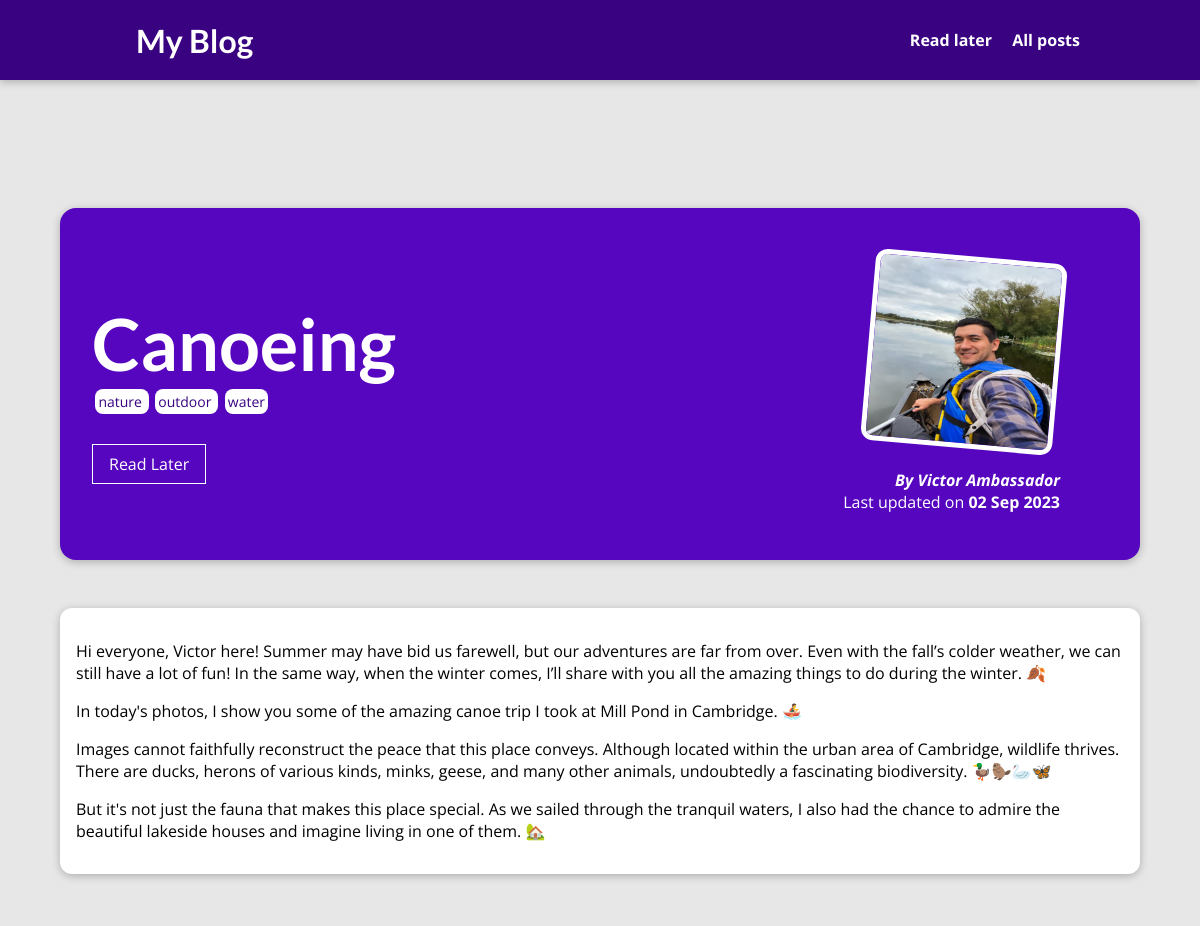
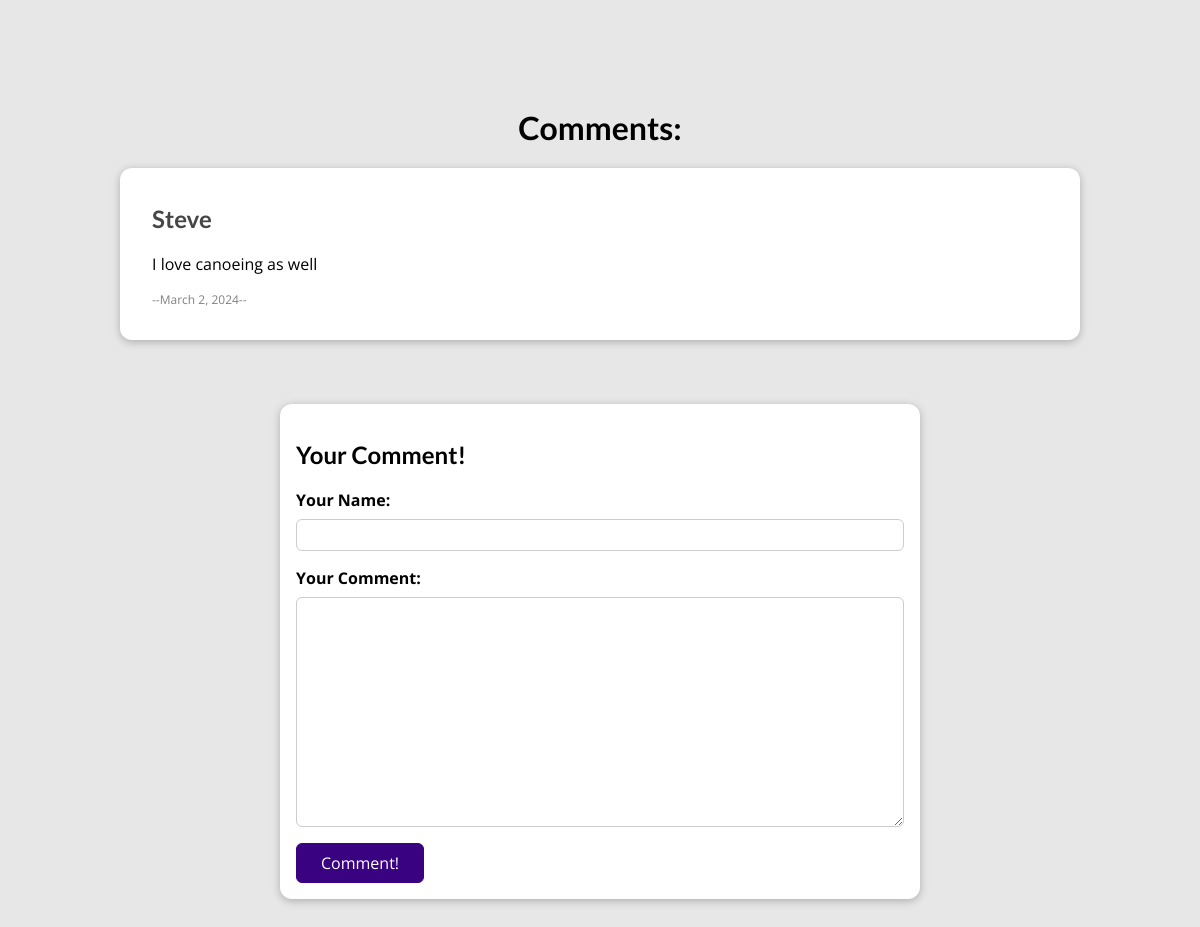
Page /posts/canoeing on the committed database (2 pictures, top to bottom).
### blog/models.py (models this page shows, shortened)
class Post(models.Model):
    author = models.ForeignKey(Author,on_delete=models.SET_NULL, null=True, related_name="posts")
    title = models.CharField(max_length=50)
    date = models.DateTimeField()
    image = models.ImageField(upload_to="images", height_field=None, width_field=None, max_length=100)
    excerpt = models.CharField(max_length=150)
    tag = models.ManyToManyField(Tag, blank=True, db_index=True)
    content = models.TextField()
    slug = models.SlugField(unique=True, db_index=True)

class Tag(models.Model):
    name = models.SlugField(max_length=50)

class Author(models.Model):
    first_name = models.CharField(max_length=20)
    last_name = models.CharField(max_length=20)
    email = models.EmailField(max_length=50)
    adress = models.CharField(max_length=50)
    def full_name(self):
        return f"{self.first_name} {self.last_name} "
    def __str__(self):
        return self.full_name()

class Commentary(models.Model):
    author = models.CharField(max_length=20)
    date = models.DateField(auto_now_add=True)
    content = models.TextField(max_length=150)
    post = models.ForeignKey(Post, on_delete=models.SET_NULL, null=True, related_name= "comments" )

### blog/views.py (the view, shortened to what this page needs)
# urls.py: path("posts/<slug>", views.BlogPostView.as_view(), name = 'blog-post'),
class BlogPostView(View):
    def is_stored_post(self, request, post_id):
        stored_posts = request.session.get("stored_posts")
        if stored_posts is not None:
            is_saved_for_later =  post_id in stored_posts
        else:
            is_saved_for_later = False
        return is_saved_for_later
    def get(self, request, slug):
        identified_post = Post.objects.get(slug = slug) #if you want the 404 error: "get_object_or_404(Post,slug=slug)" need to import it
        all_comments = Commentary.objects.filter(post = identified_post).order_by("-date")
        context = {
            'post': identified_post,
            'tags': identified_post.tag.all(),
            "comment" : CommentForm(),
            "all_comments": all_comments,
            "is_saved_for_later": self.is_stored_post(request, identified_post.id),
        }
        return render (request, 'blog/blog_post.html',context)

### blog/forms.py
class CommentForm(ModelForm):
    class Meta:
        model = Commentary
        exclude = ["post","date"]
        labels = {
            "author": "Your Name",
            "content": "Your Comment",
        }
        error_messages = {
            "author": {
                "required": "You must enter a name",
                "max_lenght": "Please enter a shorter name",
            },
            "content": {
                "required": "You must enter a comment",
                "max_lenght": "Please enter a shorter comment",
            },
        }

### blog/templates/blog/blog_post.html (shortened to what this page needs)
{% extends 'layout.html' %}
{% load static %}
{% block css_file %}
<link rel="stylesheet" href="{% static 'blog/blog_post.css' %}">
{% endblock css_file %}
{% block content %}
<section id='summary'>
    <h2>{{post.title}}</h2>
    <div>
        {% for tag in tags %}
            <span class="tag"> {{ tag.name }} </span>
        {% endfor %}
    </div>
<div id="read-later">
    <form action="{% url "read-later" %}" method="POST">
        <button>
            {%if is_saved_for_later%}
            Remove from Read Later
            {%else%}
            Read Later
            {%endif%}
        </button>
    </form>
</div>
    <article>
        <img src="{{post.image.url}}" alt="{{post.title}}">
        <address>By <a href="mailto:{{post.author.email}}">{{post.author|title}}</a></address>
        <div id="last-updated">
            Last updated on <time> {{post.date|date:"d M Y"}}</time>
        </div>
    </article>
</section>
<main>
    {{post.content|linebreaks}}
</main>
<h1 id="comments-header">Comments:</h1>
<section id = "comments">
    <ul>
        {%for comment in all_comments%}
            <li>
                <h2>{{comment.author|title}}</h2>
                <p>{{comment.content|linebreaks}}</p>
                <p style="font-size:12px;color:grey;">--{{comment.date}}--</p>
            </li>
        {%endfor%}
    </ul>
</section>
<section id="comment-form">
    <h2>Your Comment!</h2>
    <form action="{% url 'blog-post' post.slug%}" method="POST">
        {% for field in comment%}
            <div class="form-control {% if field.errors %}invalid{% endif %}">
                {{field.label_tag}}
                {{field}}
            </div>
        {%endfor%}
        <button type="submit">Comment!</button>
    </form>
</section>
{% endblock content %}

### static/global.css (style rules this page uses)
* { box-sizing: border-box; }
html { font-family: 'Open Sans', 'Lato', sans-serif; }
body { margin: 0; }
h1, h2, h3 { font-family: 'Lato', sans-serif; font-weight: bold; }

### blog/static/blog/blog_post.css (style rules this page uses)
body { background-color: #e7e7e7; }
#summary { margin: 8rem auto 3rem auto; padding: 2rem; width: 90%; max-width: 90rem; border-radius: 16px; background-color: #5706c0; position: relative; box-shadow: 0 2px 8px rgba(0, 0, 0, 0.25); height: 22rem; }
#comments-header { text-align:center; margin-top:10rem }
#summary h2 { color: white; font-size: 4.5rem; margin-bottom: 0.25rem; }
#summary article { position: absolute; top: 2rem; right: 3rem; padding: 1rem 2rem; border-radius: 12px; text-align: right; color: white; }
#summary article img { width: 12rem; height: 12rem; border-radius: 12px; transform: rotateZ(5deg); border: 5px solid white; margin-bottom: 1rem; }
#summary address { font-weight: bold; }
#summary a { color: white; text-decoration: none; }
#summary time { font-weight: bold; }
main { width: 90%; max-width: 90rem; margin: 3rem auto; background-color: white; padding: 1rem; border-radius: 12px; box-shadow: 0 2px 8px rgba(0, 0, 0, 0.25); }
.tag { background-color: white; color: #390281; padding: 0.2rem; border-radius: 8px; margin: 0 0.2rem; font-size: 14px; }
#read-later { margin: 2rem 0; }
#read-later button { background-color: transparent; border: 1px solid white; padding: 0.5rem 1rem; font: inherit; color:white; cursor: pointer; }
#comment-form { margin: 3rem auto; width: 90%; max-width: 40rem; border-radius: 12px; background-color: white; box-shadow: 0 2px 8px rgba(0, 0, 0, 0.25); padding: 1rem; }
#comment-form button { font: inherit; background-color: #390281; color: white; border: 1px solid #390281; padding: 0.5rem 1.5rem; border-radius: 6px; cursor: pointer; }
.form-control { margin-bottom: 1rem; }
.form-control label { font-weight: bold; margin-bottom: 0.5rem; display: block; }
.form-control input, .form-control textarea { display: block; width: 100%; font: inherit; padding: 0.25rem; border-radius: 6px; border: 1px solid #ccc; }
#comments { margin: 1rem auto 4rem auto; width: 90%; max-width: 60rem; border-radius: 12px; background-color: white; box-shadow: 0 2px 8px rgba(0, 0, 0, 0.25); padding: 1rem 2rem; }
#comments ul { list-style: none; margin: 0; padding: 0; }
#comments li { margin-bottom: 1rem; border-bottom: 2px solid #ccc; }
#comments li:last-of-type { border-bottom: none; }
#comments h2 { color: #464646; }

### rows in the picture
Post: title "Canoeing", image (picture), author "Victor Ambassador", date "02 Sep 2023", content "Hi everyone, Victor here! Summer may have bid us farewell, but our adventures are far from over. Even with the fall’s colder weather, we can still have a lot of fun! In the same way, when the winter comes, I’ll share with you all the amazing things to do during the winter. 🍂 In today's photos, I show you some of the amazing canoe trip I took at Mill Pond in Cambridge. 🚣‍♂️ Images cannot faithfully reconstruct the peace that this place conveys. Although located within the urban area of Cambridge, wildlife thrives. There are ducks, herons of various kinds, minks, geese, and many other animals, undoubtedly a fascinating biodiversity. 🦆🦫🦢🦋 But it's not just the fauna that makes this place…"
Tag: name "nature"
Tag: name "outdoor"
Tag: name "water"
Commentary: author "Steve", content "I love canoeing as well", date "March 2, 2024"

### other values in the picture
{{ field.label_tag }} "Your Name:" "Your Comment:"
